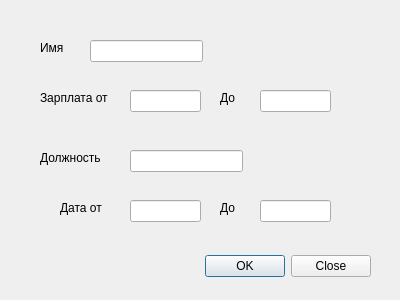
<?xml version="1.0" encoding="UTF-8"?>
<ui version="4.0">
 <class>BtnFilterWindow</class>
 <widget class="QDialog" name="BtnFilterWindow">
  <property name="geometry">
   <rect>
    <x>0</x>
    <y>0</y>
    <width>400</width>
    <height>300</height>
   </rect>
  </property>
  <property name="windowTitle">
   <string>Dialog</string>
  </property>
  <widget class="QDialogButtonBox" name="buttonBox">
   <property name="geometry">
    <rect>
     <x>30</x>
     <y>250</y>
     <width>341</width>
     <height>32</height>
    </rect>
   </property>
   <property name="orientation">
    <enum>Qt::Horizontal</enum>
   </property>
   <property name="standardButtons">
    <set>QDialogButtonBox::Close|QDialogButtonBox::Ok</set>
   </property>
  </widget>
  <widget class="QLabel" name="label">
   <property name="geometry">
    <rect>
     <x>40</x>
     <y>40</y>
     <width>55</width>
     <height>16</height>
    </rect>
   </property>
   <property name="text">
    <string>Имя</string>
   </property>
  </widget>
  <widget class="QLineEdit" name="lneName">
   <property name="geometry">
    <rect>
     <x>90</x>
     <y>40</y>
     <width>113</width>
     <height>22</height>
    </rect>
   </property>
  </widget>
  <widget class="QLabel" name="label_2">
   <property name="geometry">
    <rect>
     <x>40</x>
     <y>90</y>
     <width>81</width>
     <height>16</height>
    </rect>
   </property>
   <property name="text">
    <string>Зарплата от</string>
   </property>
  </widget>
  <widget class="QLineEdit" name="lneSalaryAt">
   <property name="geometry">
    <rect>
     <x>130</x>
     <y>90</y>
     <width>71</width>
     <height>22</height>
    </rect>
   </property>
  </widget>
  <widget class="QLineEdit" name="lneSalaryTo">
   <property name="geometry">
    <rect>
     <x>260</x>
     <y>90</y>
     <width>71</width>
     <height>22</height>
    </rect>
   </property>
  </widget>
  <widget class="QLabel" name="label_3">
   <property name="geometry">
    <rect>
     <x>220</x>
     <y>90</y>
     <width>31</width>
     <height>16</height>
    </rect>
   </property>
   <property name="text">
    <string>До</string>
   </property>
  </widget>
  <widget class="QLabel" name="label_4">
   <property name="geometry">
    <rect>
     <x>40</x>
     <y>150</y>
     <width>71</width>
     <height>16</height>
    </rect>
   </property>
   <property name="text">
    <string>Должность</string>
   </property>
  </widget>
  <widget class="QLineEdit" name="lnePosition">
   <property name="geometry">
    <rect>
     <x>130</x>
     <y>150</y>
     <width>113</width>
     <height>22</height>
    </rect>
   </property>
  </widget>
  <widget class="QLabel" name="label_5">
   <property name="geometry">
    <rect>
     <x>60</x>
     <y>200</y>
     <width>55</width>
     <height>16</height>
    </rect>
   </property>
   <property name="text">
    <string>Дата от</string>
   </property>
  </widget>
  <widget class="QLineEdit" name="lneDateAt">
   <property name="geometry">
    <rect>
     <x>130</x>
     <y>200</y>
     <width>71</width>
     <height>22</height>
    </rect>
   </property>
  </widget>
  <widget class="QLabel" name="label_6">
   <property name="geometry">
    <rect>
     <x>220</x>
     <y>200</y>
     <width>31</width>
     <height>16</height>
    </rect>
   </property>
   <property name="text">
    <string>До</string>
   </property>
  </widget>
  <widget class="QLineEdit" name="lneDateTo">
   <property name="geometry">
    <rect>
     <x>260</x>
     <y>200</y>
     <width>71</width>
     <height>22</height>
    </rect>
   </property>
  </widget>
 </widget>
 <resources/>
 <connections>
  <connection>
   <sender>buttonBox</sender>
   <signal>accepted()</signal>
   <receiver>BtnFilterWindow</receiver>
   <slot>accept()</slot>
   <hints>
    <hint type="sourcelabel">
     <x>248</x>
     <y>254</y>
    </hint>
    <hint type="destinationlabel">
     <x>157</x>
     <y>274</y>
    </hint>
   </hints>
  </connection>
  <connection>
   <sender>buttonBox</sender>
   <signal>rejected()</signal>
   <receiver>BtnFilterWindow</receiver>
   <slot>reject()</slot>
   <hints>
    <hint type="sourcelabel">
     <x>316</x>
     <y>260</y>
    </hint>
    <hint type="destinationlabel">
     <x>286</x>
     <y>274</y>
    </hint>
   </hints>
  </connection>
 </connections>
</ui>
